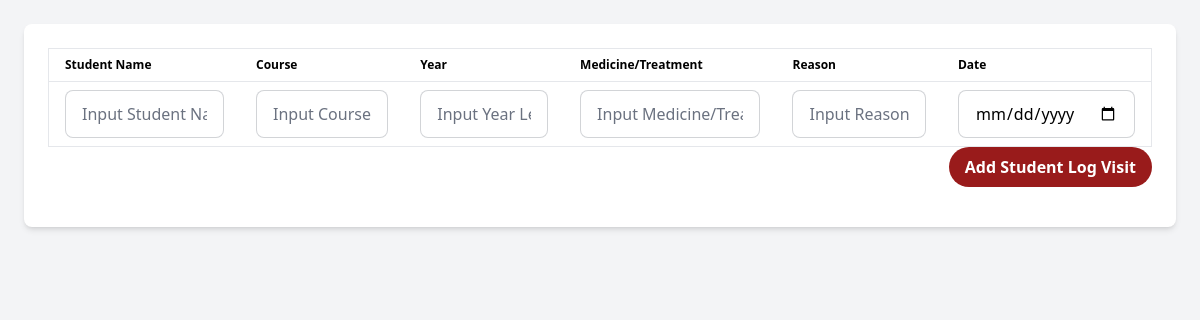
The page /users/admin/student_log_visit (signed in) on the database as committed earlier.
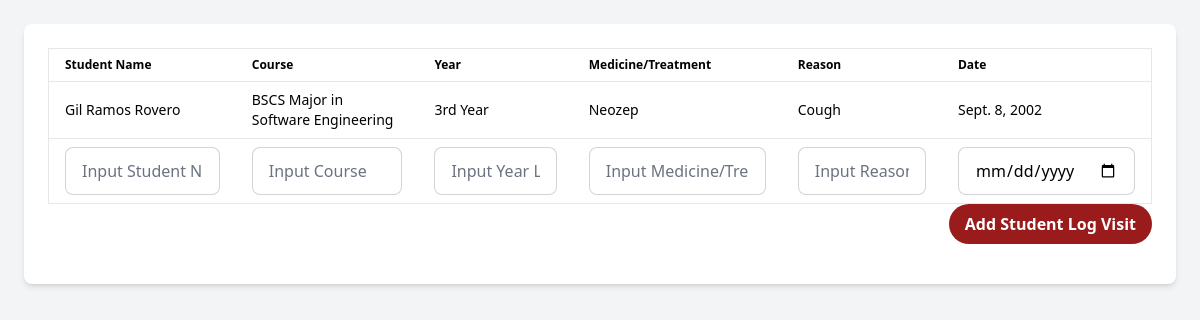
The same page on the database as committed later.
### users/models.py (models this page shows, shortened)
class EucStudents(models.Model):
  id = models.UUIDField(primary_key=True, default=uuid.uuid4, editable=False)
  user = models.ForeignKey(EucUsers, on_delete=models.CASCADE)
  age = models.IntegerField(null=False, blank=False, default=0)
  sex = models.CharField(max_length=20, choices=EucUsers.SEX_CHOICES, null=True, blank=True)
  date_of_exam = models.DateField(null=True, blank=True)
  address = models.CharField(max_length=150, null=True, blank=True)
  date_of_birth = models.DateField(null=True, blank=True)
  contact_number = models.IntegerField(null=True, blank=True)
  status = models.CharField(max_length=50, null=True, blank=True)
  fathers_name = models.CharField(max_length=50, null=True, blank=True)
  fathers_contact = models.IntegerField(null=True, blank=True)
  fathers_occupation = models.CharField(max_length=150, null=True, blank=True)
  mothers_name = models.CharField(max_length=50, null=True, blank=True)
  mothers_contact = models.IntegerField(null=True, blank=True)
  mothers_occupation = models.CharField(max_length=150, null=True, blank=True)
  medical_history = models.CharField(max_length=255, null=True, blank=True)
  height = models.CharField(max_length=30, null=True, blank=True)
  weight = models.CharField(max_length=30, null=True, blank=True)
  bmi = models.DecimalField(max_digits=4, decimal_places=2, null=True, blank=True)
  eyes_vision_right = models.CharField(max_length=50, null=True, blank=True)
  eyes_vision_left = models.CharField(max_length=50, null=True, blank=True)
  ears_vision_right = models.CharField(max_length=50, null=True, blank=True)
  ears_vision_left = models.CharField(max_length=50, null=True, blank=True)
  skin = models.CharField(max_length=50, null=True, blank=True)
  mouth = models.CharField(max_length=50, null=True, blank=True)
  nose = models.CharField(max_length=50, null=True, blank=True)
  bp = models.CharField(max_length=50, null=True, blank=True)
  rate = models.CharField(max_length=50, null=True, blank=True)
  lungs = models.CharField(max_length=50, null=True, blank=True)
  abdomen = models.CharField(max_length=50, null=True, blank=True)
  remarks = models.CharField(max_length=255, null=True, blank=True)
  course = models.CharField(max_length=150, null=True, blank=True)
  year_level = models.CharField(max_length=30, null=True, blank=True)
  medicine_treatment = models.CharField(max_length=100, null=True, blank=True)
  reason = models.CharField(max_length=150, null=True, blank=True)
  date_of_visit = models.DateField(null=True, blank=True)

class EucUsers(AbstractUser):
  SEX_CHOICES = (
    ("default", "Choose not to say"),
    ("male", "Male"),
    ("female", "Female")
  )
  middle_name = models.CharField(max_length=50, null=False, blank=False)
  @property
  def full_name(self):
    return f"{self.first_name} {self.middle_name or ''} {self.last_name}"

### users/views.py (the view, shortened to what this page needs)
# urls.py: path("admin/student_log_visit", views.admin_student_log_visit, name="admin_student_log_visit"),
@admin_required
def admin_student_log_visit(request):
  students = EucStudents.objects.all()
  context = {
    "students": students
  }
  return render(request, "users/admin/student_log_visit.html", context)

### users/templates/users/admin/student_log_visit.html (shortened to what this page needs)
{% extends "layout.html" %}
{% load static tailwind_tags %}
{% load component_tags %}
{% load static %}
{% block main %}
  <div class="flex min-h-screen bg-gray-100">
    <main class="flex-1 p-6">
      <div class="bg-white rounded-lg shadow-md p-6">
        <form method="POST" action="{% url 'users:admin_student_log_visit' %}" class="overflow-x-auto">
          <table class="table w-full border border-gray-200">
            <thead>
              <tr>
                <th class="px-4 py-2 border-b text-left text-black font-semibold">Student Name</th>
                <th class="px-4 py-2 border-b text-left text-black font-semibold">Course</th>
                <th class="px-4 py-2 border-b text-left text-black font-semibold">Year</th>
                <th class="px-4 py-2 border-b text-left text-black font-semibold">Medicine/Treatment</th>
                <th class="px-4 py-2 border-b text-left text-black font-semibold">Reason</th>
                <th class="px-4 py-2 border-b text-left text-black font-semibold">Date</th>
              </tr>
            </thead>
            <tbody>
              {% for student in students %}
                <tr class="hover:bg-gray-50">
                  <td class="px-4 py-2 border-b text-black">{{ student.user.full_name }}</td>
                  <td class="px-4 py-2 border-b text-black">{{ student.course }}</td>
                  <td class="px-4 py-2 border-b text-black">{{ student.year_level }}</td>
                  <td class="px-4 py-2 border-b text-black">{{ student.medicine_treatment }}</td>
                  <td class="px-4 py-2 border-b text-black">{{ student.reason }}</td>
                  <td class="px-4 py-2 border-b text-black">{{ student.date_of_visit }}</td>
                </tr>
              {% endfor %}
              <tr class="hover:bg-gray-50">
                <td class="px-4 py-2 border-b text-black">
                  <input type="text" name="student_name" placeholder="Input Student Name or Full Name" class="input input-bordered bg-white w-full">
                </td>
                <td class="px-4 py-2 border-b text-black">
                  <input type="text" name="course" placeholder="Input Course" class="input input-bordered bg-white w-full">
                </td>
                <td class="px-4 py-2 border-b text-black">
                  <input type="text" name="year_level" placeholder="Input Year Level" class="input input-bordered bg-white w-full">
                </td>
                <td class="px-4 py-2 border-b text-black">
                  <input type="text" name="medicine_treatment" placeholder="Input Medicine/Treatment" class="input input-bordered bg-white w-full">
                </td>
                <td class="px-4 py-2 border-b text-black">
                  <input type="text" name="reason" placeholder="Input Reason" class="input input-bordered bg-white w-full">
                </td>
                <td class="px-4 py-2 border-b text-black">
                  <input type="date" name="date_of_visit" class="input input-bordered bg-white w-full">
                </td>
              </tr>
          </table>
          <div class="flex justify-end mb-4">
            <button type="submit" class="bg-red-800 hover:bg-red-900 text-white font-semibold py-2 px-4 rounded-full">Add Student Log Visit</button>
          </div>
        </form>
      </div>
    </main>
  </div>
{% endblock main %}

Rows that differ between the two databases and show on the page:
added EucStudents: user.full_name "Gil Ramos Rovero", course "BSCS Major in Software Engineering", year_level "3rd Year", medicine_treatment "Neozep", reason "Cough", date_of_visit "Sept. 8, 2002"
